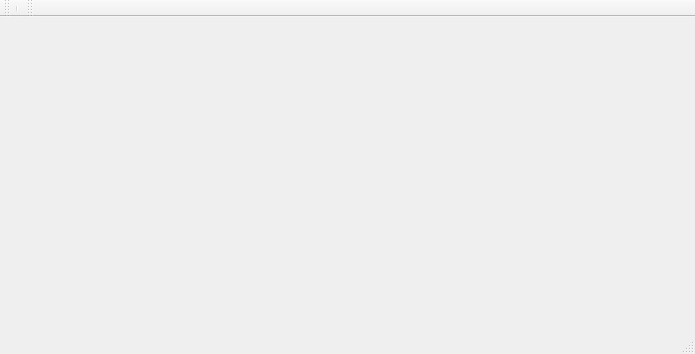
<?xml version="1.0" encoding="UTF-8"?>
<ui version="4.0">
 <class>MainWindow</class>
 <widget class="QMainWindow" name="MainWindow">
  <property name="geometry">
   <rect>
    <x>0</x>
    <y>0</y>
    <width>695</width>
    <height>354</height>
   </rect>
  </property>
  <property name="windowTitle">
   <string>MainWindow</string>
  </property>
  <widget class="QWidget" name="centralWidget"/>
  <widget class="QMenuBar" name="menuBar">
   <property name="geometry">
    <rect>
     <x>0</x>
     <y>0</y>
     <width>695</width>
     <height>21</height>
    </rect>
   </property>
  </widget>
  <widget class="QToolBar" name="mainToolBar">
   <property name="enabled">
    <bool>true</bool>
   </property>
   <attribute name="toolBarArea">
    <enum>TopToolBarArea</enum>
   </attribute>
   <attribute name="toolBarBreak">
    <bool>false</bool>
   </attribute>
   <addaction name="separator"/>
  </widget>
  <widget class="QStatusBar" name="statusBar"/>
  <widget class="QToolBar" name="toolBar">
   <property name="windowTitle">
    <string>toolBar</string>
   </property>
   <attribute name="toolBarArea">
    <enum>TopToolBarArea</enum>
   </attribute>
   <attribute name="toolBarBreak">
    <bool>false</bool>
   </attribute>
  </widget>
 </widget>
 <layoutdefault spacing="6" margin="11"/>
 <resources/>
 <connections/>
</ui>
